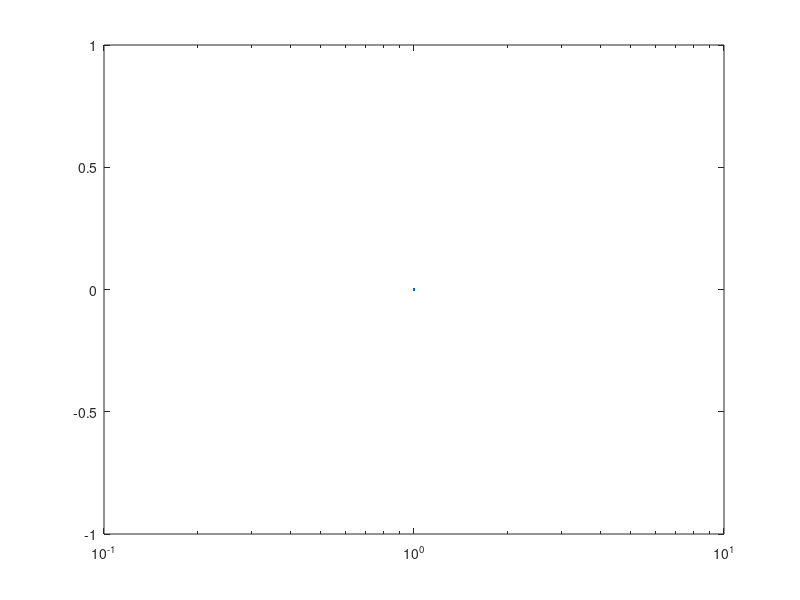

Source code (MATLAB): (Note: this script raises an error after producing the figure.)
%% Gasdynamics
% Script to verify as per Shapiro Vol. 1 p. 102 Fig. 4.19

expansionRatios = 10.^linspace(0,3, 1e3);
ambientPressureRatios = ...
    [0 0.001 0.002 0.003 0.005 0.010 0.020 0.030 0.050];

k = 1.2;
pa = 1.0143e5;

set(gca, 'FontName', 'Arial')
semilogx(1,0)
hold on
for pa_p0 = ambientPressureRatios
    f_cf = @(e) getThrustCoefficient(k, e, pa_p0);
    f_cf_conv = @(e) 2*(2/(k+1))^(1/(k-1)) - pa_p0;
    thrustCoefficients = ...
        arrayfun(@(e) f_cf(e)/f_cf_conv(e), expansionRatios);
    semilogx(expansionRatios,thrustCoefficients, 'k');
end
hold off
xlabel('$A_e/A_t$','Interpreter','latex')
ylabel('$\mathcal{I}/\mathcal{I}_{conv.}$','Interpreter','latex')
grid on
axis([1 1e3 0.2 1.8])